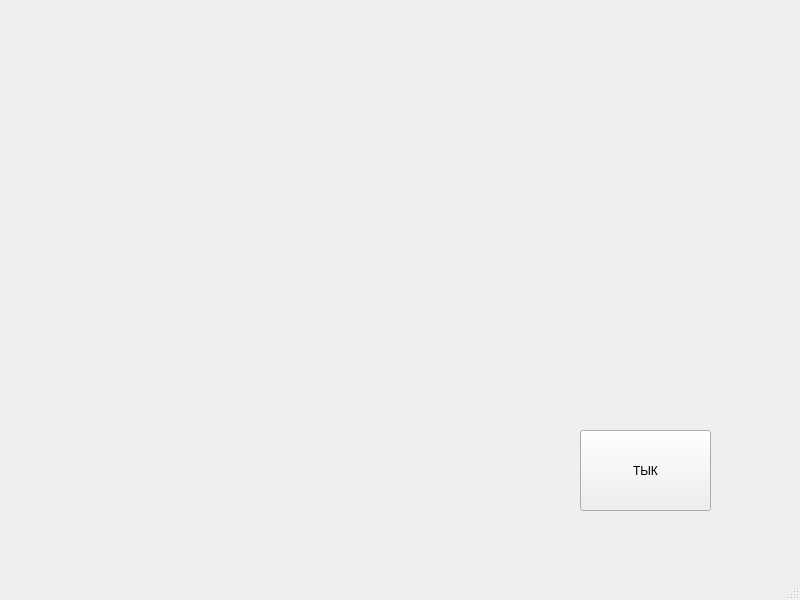
<?xml version="1.0" encoding="UTF-8"?>
<ui version="4.0">
 <class>MainWindow</class>
 <widget class="QMainWindow" name="MainWindow">
  <property name="geometry">
   <rect>
    <x>0</x>
    <y>0</y>
    <width>800</width>
    <height>600</height>
   </rect>
  </property>
  <property name="windowTitle">
   <string>MainWindow</string>
  </property>
  <widget class="QWidget" name="centralwidget">
   <widget class="QLabel" name="label">
    <property name="geometry">
     <rect>
      <x>40</x>
      <y>40</y>
      <width>301</width>
      <height>261</height>
     </rect>
    </property>
    <property name="styleSheet">
     <string notr="true"/>
    </property>
    <property name="text">
     <string/>
    </property>
    <property name="pixmap">
     <pixmap>images/image1.png</pixmap>
    </property>
   </widget>
   <widget class="QLabel" name="label_2">
    <property name="geometry">
     <rect>
      <x>400</x>
      <y>50</y>
      <width>251</width>
      <height>261</height>
     </rect>
    </property>
    <property name="text">
     <string/>
    </property>
    <property name="pixmap">
     <pixmap>images/image2.png</pixmap>
    </property>
   </widget>
   <widget class="QLabel" name="label_3">
    <property name="geometry">
     <rect>
      <x>150</x>
      <y>370</y>
      <width>221</width>
      <height>141</height>
     </rect>
    </property>
    <property name="text">
     <string/>
    </property>
    <property name="pixmap">
     <pixmap>images/image3.png</pixmap>
    </property>
   </widget>
   <widget class="QPushButton" name="pushButton">
    <property name="geometry">
     <rect>
      <x>580</x>
      <y>430</y>
      <width>131</width>
      <height>81</height>
     </rect>
    </property>
    <property name="text">
     <string>ТЫК</string>
    </property>
   </widget>
  </widget>
  <widget class="QMenuBar" name="menubar">
   <property name="geometry">
    <rect>
     <x>0</x>
     <y>0</y>
     <width>800</width>
     <height>21</height>
    </rect>
   </property>
  </widget>
  <widget class="QStatusBar" name="statusbar"/>
 </widget>
 <resources/>
 <connections/>
</ui>
